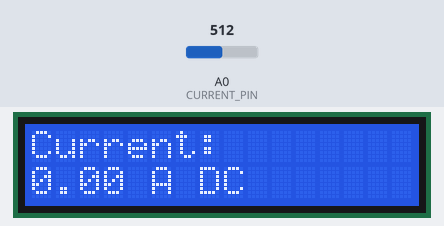
The sketch below on a simulated Arduino Uno, built with avr-gcc and run on an emulated ATmega328P. Shown: 16×2 character LCD. Inputs (shaded band) come from the test bench; at power-on: A0 (CURRENT_PIN) = 512. What the sketch prints to the serial monitor is not drawn.

Above: at 1.8 s.
1.9 s: A0 (CURRENT_PIN) set to 716
At 3.4 s:
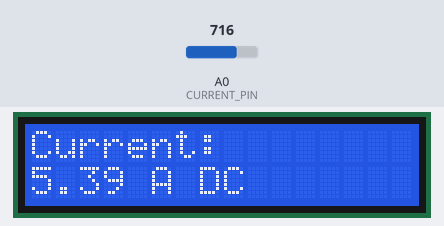
3.9 s: A0 (CURRENT_PIN) set to 900
At 5.1 s:
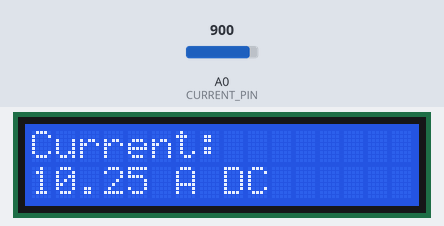
5.6 s: A0 (CURRENT_PIN) set to 1023
At 7.0 s:
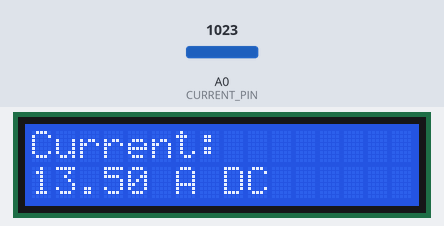
Timing chart, 0 to 8.6 s (numbered marks = the images above; inputs shaded):
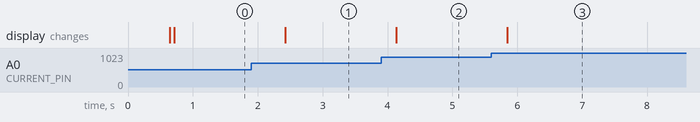

Measured:
- after the input at 1.9 s, the display: changes after 0.52 s (image 1)
- after the input at 3.9 s, the display: changes after 0.23 s (image 2)
- after the input at 5.6 s, the display: changes after 0.25 s (image 3)

The sketch:

digital-ammeter.ino
```cpp
/*
  Digital Ammeter — DC current with ACS712
  ------------------------------------------
  An ACS712 Hall-effect sensor measures the current flowing
  through its screw terminals and outputs an analogue voltage
  centred on 2.5 V (zero current). The Arduino converts that
  voltage back to current and shows it on a 16x2 I2C LCD.
  Zero is calibrated automatically at startup (no load).

  Wiring:
    ACS712 OUT : A0
    ACS712 VCC : 5V, ACS712 GND: GND
    Load current: supply+ - ACS712 IP+ / IP- - load - supply-
    LCD I2C    : SDA A4, SCL A5 (Uno)
  Range: DC only, low voltage. Never put mains through this
  basic build — see the README safety notes first.
*/

#include <Wire.h>
#include <LiquidCrystal_I2C.h>

// ---- Pin definitions ----
const int CURRENT_PIN = A0;  // ACS712 analogue output

// ---- Calibration ----
// ACS712 5 A version: 185 mV per amp, zero current = 2.5 V.
// For the 20 A version use 100, for the 30 A version use 66.
const float SENSITIVITY_MV_PER_A = 185.0;
const float ADC_REF              = 5.0;  // Arduino ADC reference (V)
const int   SAMPLES              = 20;   // Readings to average
const float ZERO_DEADBAND_A      = 0.05; // Hide noise around zero

LiquidCrystal_I2C lcd(0x27, 16, 2);  // Change 0x27 to 0x3F if needed

float zeroVoltage = 2.5;  // Measured at startup with no load current

float readPinVoltage() {
  long total = 0;
  for (int i = 0; i < SAMPLES; i++) {
    total += analogRead(CURRENT_PIN);
    delay(2);
  }
  float average = total / (float)SAMPLES;
  return average * ADC_REF / 1023.0;
}

float readCurrent() {
  float voltage = readPinVoltage();
  float current = (voltage - zeroVoltage) /
                  (SENSITIVITY_MV_PER_A / 1000.0);
  if (abs(current) < ZERO_DEADBAND_A) current = 0.0;
  return current;
}

void setup() {
  Serial.begin(9600);
  lcd.init();
  lcd.backlight();
  lcd.print("Digital Ammeter");
  lcd.setCursor(0, 1);
  lcd.print("Calibrating zero");
  delay(500);

  // Zero calibration: keep the load OFF / disconnected for this.
  zeroVoltage = readPinVoltage();

  lcd.clear();
  Serial.print("Zero voltage calibrated: ");
  Serial.print(zeroVoltage, 3);
  Serial.println(" V");
  Serial.println("Digital Ammeter ready.");
}

void loop() {
  float current = readCurrent();

  // LCD output.
  lcd.setCursor(0, 0);
  lcd.print("Current:      ");
  lcd.setCursor(0, 1);
  lcd.print(current, 2);
  lcd.print(" A DC     ");

  // Serial output.
  Serial.print("Current: ");
  Serial.print(current, 2);
  Serial.println(" A");

  delay(500);
}
```
